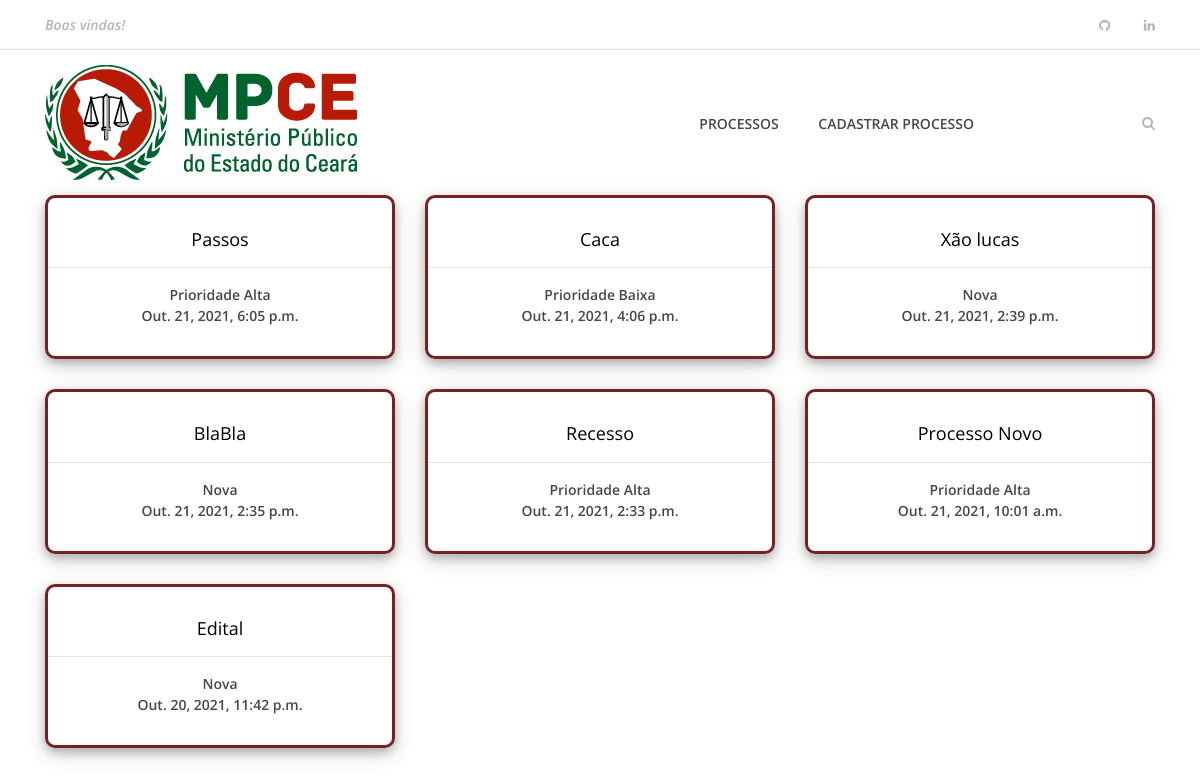
/buscar, run on an earlier commit of the app's database.
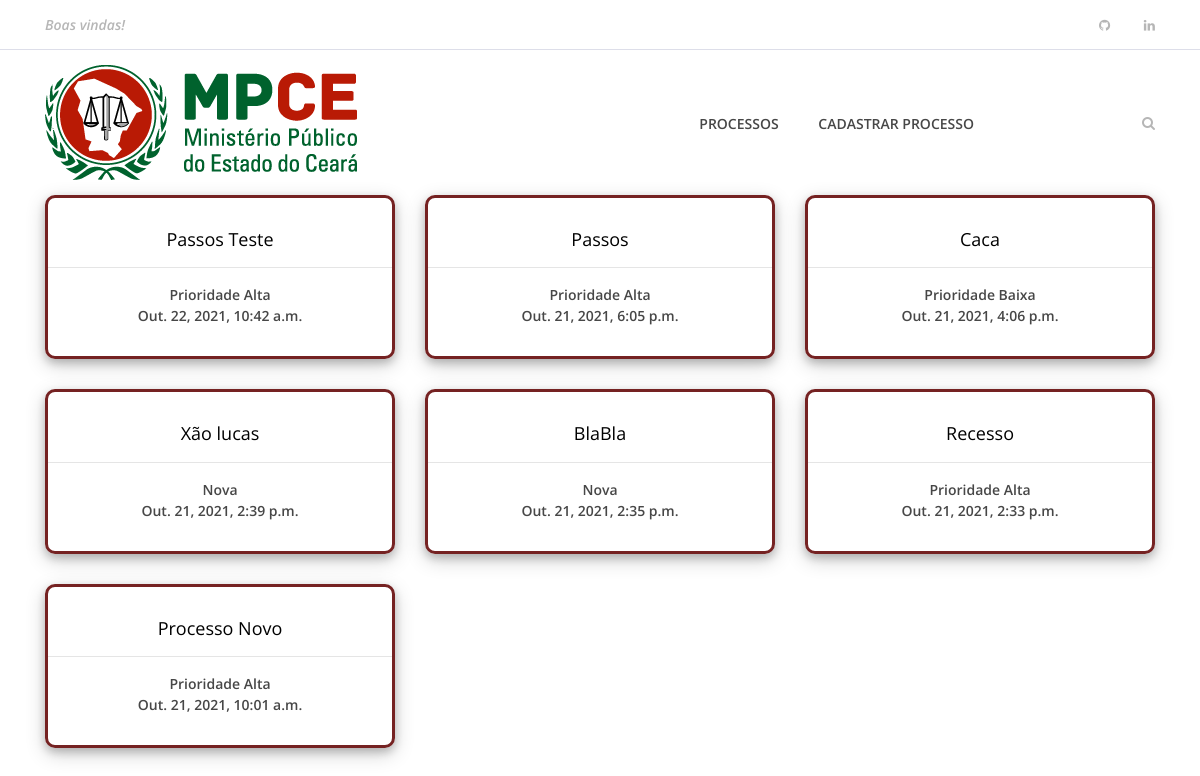
And on a later commit of the database.
### system/models.py (models this page shows, shortened)
class Process(models.Model):
    cod = models.IntegerField(primary_key=True)
    title = models.CharField(max_length=50)
    description = models.TextField()
    created_date = models.DateTimeField(default=timezone.now)
    category = models.ForeignKey(Category, on_delete=models.DO_NOTHING)

class Category(models.Model):
    cod = models.IntegerField(primary_key=True)
    description = models.TextField()
    def __str__(self):
        return self.description

### system/views.py (the view)
# urls.py: path('buscar', views.buscar, name='buscar')
def buscar(request):
    processos_busca = Process.objects.order_by("-created_date").filter()
    if 'buscar' in request.GET:
        nome_buscar = request.GET['buscar']
        processos_busca = processos_busca.filter(title__icontains=nome_buscar)
    return render(request, 'buscar.html', {'processos_d':processos_busca})

### system/templates/buscar.html
{% extends 'base.html' %}
{% load static %}
{% block content%}
<body>
    <section class="best-receipe-area">
        <div class="container">
            <div class="row">
                {% if processos_d %}
                {% for processo in processos_d %}
                <div class="col-12 col-sm-6 col-lg-4">
                    <div class="single-best-receipe-area mb-30">
                        <div class="receipe-content" style="border: 3px solid rgb(117, 34, 34); border-radius: 10px; padding-bottom: 30px; box-shadow: 0 4px 8px 0 rgba(0, 0, 0, 0.2), 0 6px 20px 0 rgba(0, 0, 0, 0.19);">
                            <a href="{% url 'processos' processo.cod %}">
                                <h5>{{ processo.title }}</h5>
                                <hr>
                                <span>{{ processo.category }}</span>
                                <br>
                                <span>{{ processo.created_date }}</span>
                            </a>
                        </div>
                    </div>
                </div>
                {% endfor %}
                {% else %}
                <div class="col-12 col-sm-6 col-lg-4">
                    <h3> Nenhum Processo Encontrado </h3>
                </div>
                {% endif %}
            </div>
        </div>
    </section>
</body>
{% endblock %}

What changed in the data, as far as the page shows it:
removed Process: title "Edital", category "Nova", created_date "Out. 20, 2021, 11:42 p.m."
added Process: title "Passos Teste", category "Prioridade Alta", created_date "Out. 22, 2021, 10:42 a.m."
